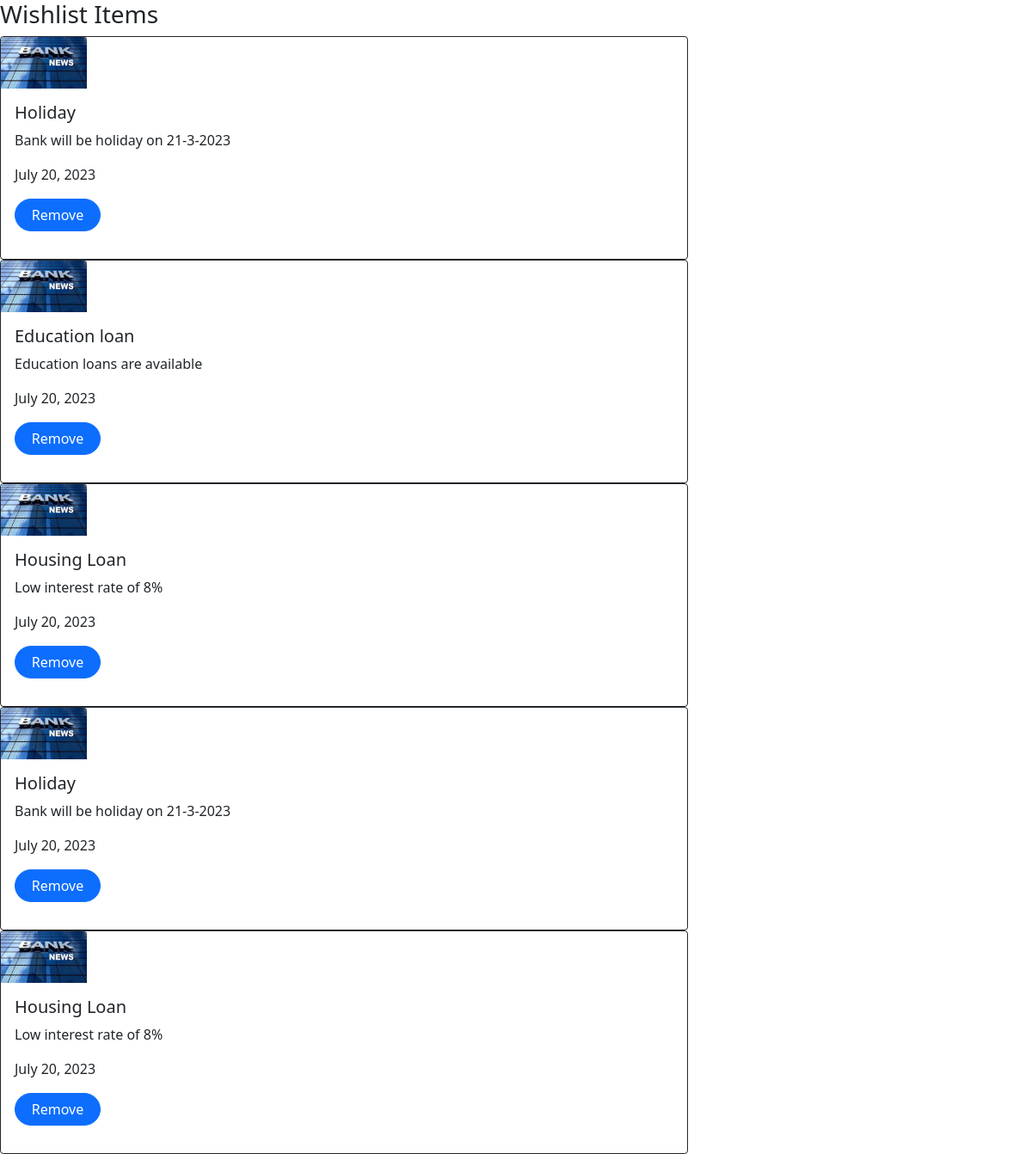
The page /bankapp/wishlistdisplay/ (signed in) on the database its author committed.
### bankapp/models.py (models this page shows)
class wishlistmodel(models.Model):
    uid=models.IntegerField()
    newsid=models.IntegerField()
    topic=models.CharField(max_length=50)
    content=models.CharField(max_length=1000)
    date=models.DateField()

### bankapp/views.py (the view)
# urls.py: path("wishlistdisplay/",wishlistdisplay),
def wishlistdisplay(request):
    a=wishlistmodel.objects.all()
    id=request.session['id']
    return render(request,'wishlistdisplay.html',{'a':a,'id':id})

### bankapp/templates/wishlistdisplay.html (shortened to what this page needs)
<!DOCTYPE html>
{% load static %}
<html lang="en">
<head>
    <link href="https://cdn.jsdelivr.net/npm/bootstrap@5.0.2/dist/css/bootstrap.min.css" rel="stylesheet">
</head>
<body>
 <h3>Wishlist Items</h3>
        <div class="row" style="width:100%;height:200px;float:left;">
            {% for i in a %}
            {% if i.uid == id %}
            <div class="col ">
                <div class="card  border border-1 border-dark" style="width:800px;height:260px;">
                    <img src="{% static 'banknews.jpg' %}" class="card-img-top" alt="..." style="height:100px;width:100px;">
                    <div class="card-body">
                        <h5 class="card-title">{{i.topic}}</h5>
                        <p class="card-text">{{i.content}}</p>
                        <p>{{i.date}}</p>
                        <p><a href="http://127.0.0.1:8000/bankapp/wishremove/{{i.id}}" class="btn btn-primary" style="border-radius:100px;width:100px;">Remove</a></p>
                    </div>
                </div>
            </div>
            {% endif %}
            {% endfor %}
        </div>
</body>
</html>

### rows shown on the page
wishlistmodel: topic "Holiday", content "Bank will be holiday on 21-3-2023", date "July 20, 2023", {{ i.id }} 1 (drawn)
wishlistmodel: topic "Education loan", content "Education loans are available", date "July 20, 2023"
wishlistmodel: topic "Housing Loan", content "Low interest rate of 8%", date "July 20, 2023"
wishlistmodel: topic "Holiday", content "Bank will be holiday on 21-3-2023", date "July 20, 2023"
wishlistmodel: topic "Housing Loan", content "Low interest rate of 8%", date "July 20, 2023"
